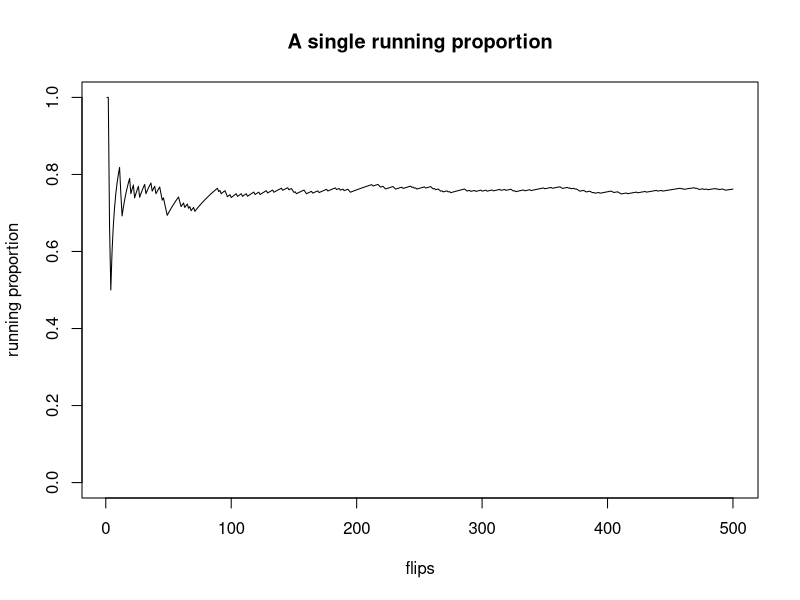

R code for this plot:

p = 0.8
sd = sqrt(p*(1-p))

n = 500
repeats = 1

alp = 1

pdf('running_proportion.pdf')

for(i in 1:repeats){
    flips = (runif(n) < p)
    run = c()
    for(j in 1:n){
        run = c(run, sum(flips[1:j])/j)
    }
    if(i==1){plot(1:n, run, type='l', ylim=c(0,1), xlab='flips', ylab='running proportion', main='A single running proportion', col=rgb(0,0,0,alpha=alp))}
    else{lines(1:n, run, col=rgb(0,0,0,alpha=alp))}
}




dev.off()
